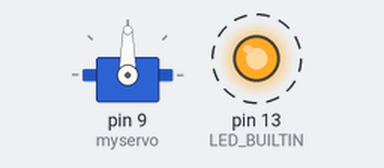
Simulated run of this sketch. Board: Arduino Uno, built with avr-gcc and run on an emulated ATmega328P. Shown: servo, output pins drawn as LEDs (lit = HIGH). Dashed ring = blinking. What the sketch prints to the serial monitor is not drawn.

Above: at 0.05 s.
Timing chart, 0 to 3.0 s (numbered marks = the images above):
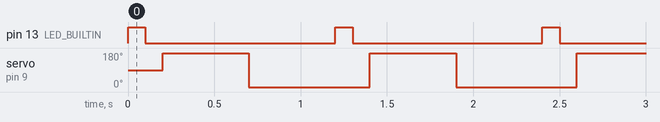

The sketch:

Oscilloscope-Test-Servo-PWM-Min-Max.ino
```cpp
/*
  Oscilloscope Test - Servo PWM Min/Max

  Creating a few tests for a Arduino DUT for Oscilloscpe tests
  This design will show the PWM pulse width for the min and max of a servo pulse
*/
#include <Servo.h>
Servo myservo;
int pos = 0;
// the setup function runs once when you press reset or power the board

void setup() {
  Serial.begin(115200);
  Serial.println("Starting Setup");
  // initialize digital pin LED_BUILTIN as an output.
  pinMode(LED_BUILTIN, OUTPUT);
  myservo.attach(9);    // attaches the servo on pin 9 to the servo object
//  myservo.write(pos); // set the default start position
}

// the loop function runs over and over again forever
void loop() {
  pos = 0;

  digitalWrite(LED_BUILTIN, HIGH);   // turn the LED on (HIGH is the voltage level)
  delay(100);                       // wait for a second
  digitalWrite(LED_BUILTIN, LOW);    // turn the LED off by making the voltage LOW
  delay(100);
  pos=180;
  myservo.write(pos);              // tell servo to go to position in variable 'pos'
    delay(500);
  pos=0;
  myservo.write(pos);              // tell servo to go to position in variable 'pos'
    delay(500);
  // wait for a second
}
```

Measured:
- by itself, pin 13 (LED_BUILTIN): alternates HIGH for 0.10 s and LOW for 1.1 s
- by itself, servo on pin 9 (myservo): alternates 180° for 0.50 s and 0° for 0.70 s
